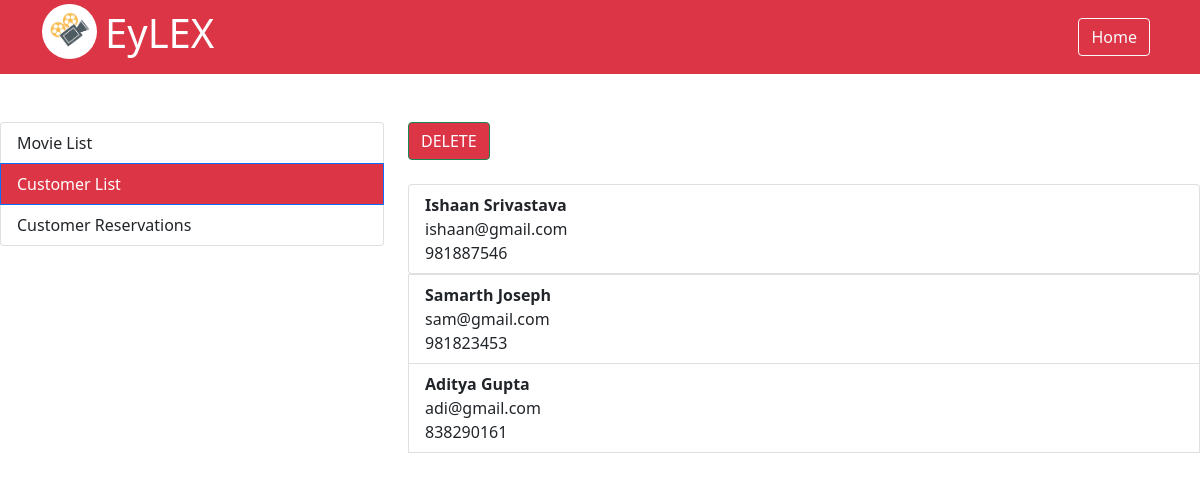
The page /admin_customerlist.php on the database its author committed.
### tables this page shows
CREATE TABLE `customer` (
  `cust_id` int(3) NOT NULL,
  `cust_name` varchar(40) NOT NULL,
  `email` varchar(50) NOT NULL,
  `phno` int(11) NOT NULL
);

### admin_customerlist.php (the view, shortened to what this page needs)
<!doctype html>
<html lang="en">
    <head>
        <link href="https://cdn.jsdelivr.net/npm/bootstrap@5.1.3/dist/css/bootstrap.min.css" rel="stylesheet">
    </head>
    <body>
        <?php include('admin_navbar.html'); ?><br><br>
        <div class="row">
            <div class="col-4">
                <div class="list-group">
                    <a href="admin_movielist.php" class="list-group-item list-group-item-action">Movie List</a>
                     <a href="#" class="list-group-item list-group-item-action active bg-danger" aria-current="true">Customer List</a>
                     <a href="admin_customerreservations.php" class="list-group-item list-group-item-action">Customer Reservations</a>
                </div>
            </div>
            <div class="col-8">
                <button type="button" class="btn btn-success bg-danger"  onclick="window.location='deletecustomercheckbox.php';">DELETE </button><br><br>
                <ul class="list-group">
                    <?php
                        $servername="localhost";
                        $username="root";
                        $password="";
                        $dbname="proj";
                        $conn=mysqli_connect($servername, $username, $password, $dbname);
                        $sql="SELECT * FROM customer";
                        $query=mysqli_query($conn,$sql);
                        $valid=mysqli_num_rows($query)>0;
                        if($valid){
                            while($row=mysqli_fetch_assoc($query)){
                    ?>
                    <li class="list-group-item">
                        <b><?php echo $row['cust_name'] ?></b><br>
                        <?php echo $row['email'] ?><br>
                        <?php echo $row['phno'] ?><br>
                    </li>
                </ul>
                <?php
                            }
                        }
                ?>
            </div>
        </div>
    </body>
</html>

### rows shown on the page
customer: cust_name "Ishaan Srivastava", email "ishaan@gmail.com", phno "981887546"
customer: cust_name "Samarth Joseph", email "sam@gmail.com", phno "981823453"
customer: cust_name "Aditya Gupta", email "adi@gmail.com", phno "838290161"
